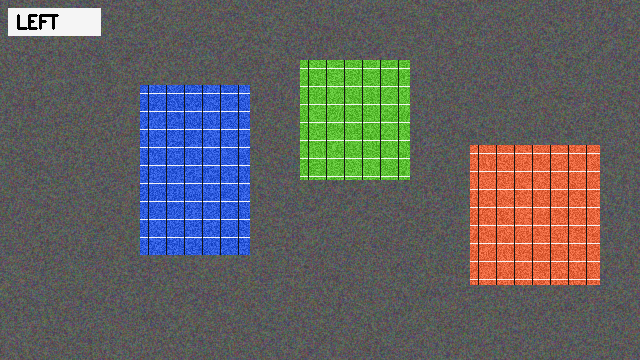
#> input picture CVIP/Lab 9/stereo_left.png, 640 x 360 px
$ jupyter execute stereo_depth_analysis.ipynb
#> lines starting #> are read from the running program, lines starting #| are printed output that depends on the picture; after the words box and inside, x2 and y2 are one past the last pixel; in counts of white or black regions, pixels touching at a corner belong together
# Computer Vision and Image Processing (CSCS111/CSDS119)
## Lab Assignment 9 - Depth Analysis

**Input:** `stereo_left.png`, `stereo_right.png`
**Camera Parameters:**
- Focal length: $f = 800\text{ pixels}$
- Baseline: $B = 0.20\text{ metres}$
- Designed disparities: $80\text{ pixels}$ (near), $40\text{ pixels}$ (middle), $20\text{ pixels}$ (far)

---

[cell 1]
import os
import warnings
os.environ['MPLCONFIGDIR'] = '/tmp/matplotlib'
warnings.filterwarnings('ignore')

import cv2
import numpy as np
import matplotlib.pyplot as plt

# Camera Parameters given in the problem
f = 800.0   # Focal length in pixels
B = 0.20    # Baseline in metres
fB = f * B  # 160.0 (pixels * metres)

print(f"Focal length f: {f} px")
print(f"Baseline B: {B} m")
print(f"f * B constant: {fB} px*m")

## 1. Load and Display the Stereo Pair in Grayscale
We load `stereo_left.png` and `stereo_right.png`, convert them to grayscale, and display them side-by-side with epipolar guide lines to observe horizontal displacement.

[cell 2]
# Load images in grayscale
imgL = cv2.imread('stereo_left.png', cv2.IMREAD_GRAYSCALE)
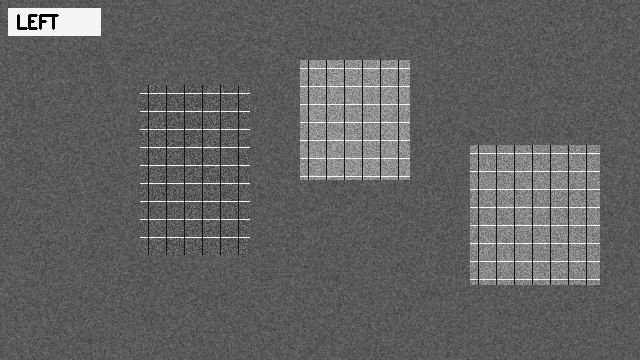
#> imgL: shape (360, 640); min 0, max 245, mean 97.6
imgR = cv2.imread('stereo_right.png', cv2.IMREAD_GRAYSCALE)
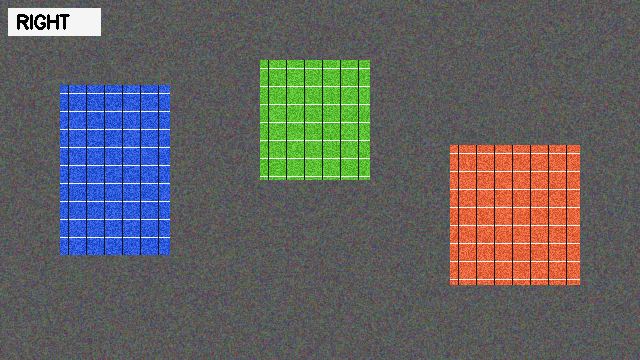
#> input picture CVIP/Lab 9/stereo_right.png, 640 x 360 px
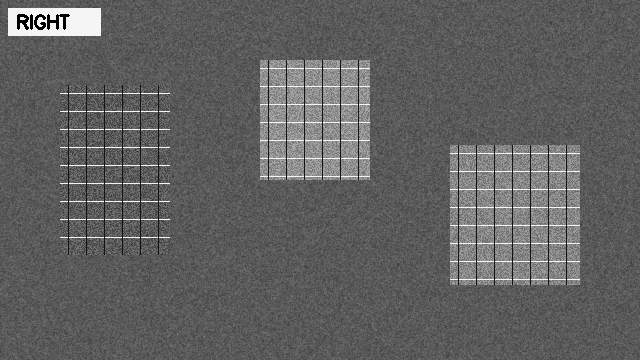
#> imgR: shape (360, 640); min 0, max 245, mean 97.4

imgL_rgb = cv2.cvtColor(cv2.imread('stereo_left.png'), cv2.COLOR_BGR2RGB)
imgR_rgb = cv2.cvtColor(cv2.imread('stereo_right.png'), cv2.COLOR_BGR2RGB)

print(f"Image Resolution: {imgL.shape[1]}x{imgL.shape[0]} (Width x Height)")
#| Image Resolution: 640x360 (Width x Height)

# Plot side-by-side with epipolar guide lines
fig, axes = plt.subplots(1, 2, figsize=(14, 5))

axes[0].imshow(imgL, cmap='gray')
axes[0].set_title('Left Image (Grayscale)')
axes[0].set_xlabel('X (pixels)')
axes[0].set_ylabel('Y (pixels)')

axes[1].imshow(imgR, cmap='gray')
axes[1].set_title('Right Image (Grayscale)')
axes[1].axis('on')
axes[1].set_xlabel('X (pixels)')
axes[1].set_ylabel('Y (pixels)')

# Draw horizontal lines passing through each object to verify rectification
for y in [120, 170, 215]:
    axes[0].axhline(y, color='red', linestyle='--', linewidth=1.2, alpha=0.8)
    axes[1].axhline(y, color='red', linestyle='--', linewidth=1.2, alpha=0.8)

plt.tight_layout()
plt.show()
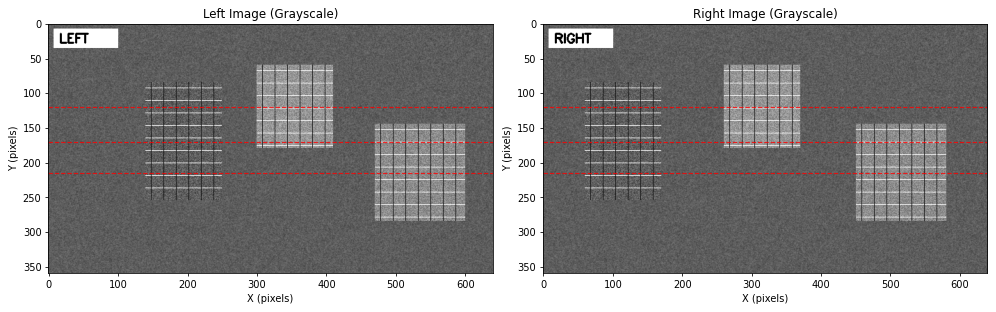
#> figure drawn by matplotlib, 2 panels

### Observations from Step 1:
- **Rectification**: Corresponding features lie on identical vertical coordinates ($y_L = y_R$), confirming horizontal epipolar alignment across scanlines.
- **Horizontal Displacement**:
  - The **Blue Box (left)** exhibits the largest horizontal shift between left and right views ($x_L - x_R \approx 80\text{ px}$).
  - The **Green Box (middle)** exhibits a moderate horizontal shift ($x_L - x_R \approx 40\text{ px}$).
  - The **Orange Box (right)** exhibits the smallest horizontal shift ($x_L - x_R \approx 20\text{ px}$).

## 2. Compute Disparity Map using StereoSGBM & Parameter Tuning
We compute the disparity map using OpenCV's `StereoSGBM_create()` and observe the effect of changing the matching block size (`blockSize`).

[cell 3]
def compute_disparity(img_left, img_right, block_size=5, num_disp=96):
#> called with block_size = 5, num_disp = 96
    stereo = cv2.StereoSGBM_create(
        minDisparity=0,
        numDisparities=num_disp,
        blockSize=block_size,
        P1=8 * 3 * (block_size ** 2),
        P2=32 * 3 * (block_size ** 2),
        disp12MaxDiff=1,
        uniquenessRatio=10,
        speckleWindowSize=100,
        speckleRange=32
    )
    # OpenCV StereoSGBM outputs 16-bit signed disparity with 4 fractional bits (/16.0)
    disp = stereo.compute(img_left, img_right).astype(np.float32) / 16.0
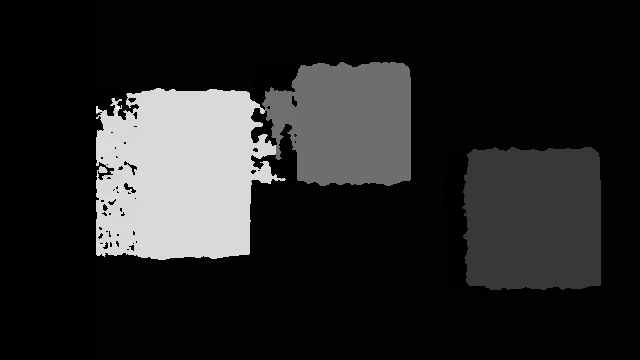
#> disp: shape (360, 640) float32; min -1, max 93.88, mean 12.8; drawn with min black and max white
    return disp

# Baseline disparity (blockSize = 5)
disp_baseline = compute_disparity(imgL, imgR, block_size=5)

# Disparity with modified parameter (blockSize = 11)
disp_modified = compute_disparity(imgL, imgR, block_size=11)
#> call 2 of compute_disparity, with block_size = 11, num_disp = 96
#> in compute_disparity (call 2), `disp = stereo.compute(img_left, img_right).astype(np.float32) / 16.0`:
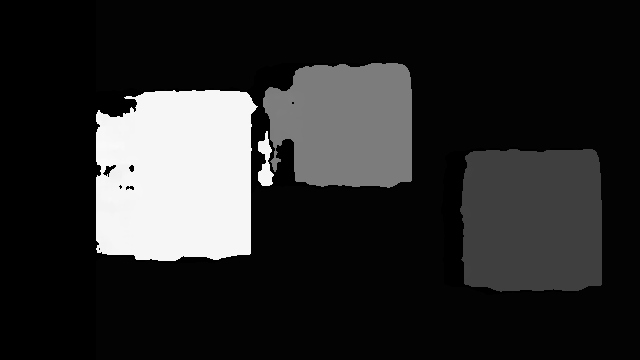
#> disp: shape (360, 640) float32; min -1, max 82.75, mean 12.9; drawn with min black and max white

# Visual comparison
fig, axes = plt.subplots(1, 2, figsize=(15, 6))

im0 = axes[0].imshow(disp_baseline, cmap='plasma', vmin=0, vmax=90)
axes[0].set_title('Baseline Disparity Map (blockSize = 5)')
axes[0].axis('off')
fig.colorbar(im0, ax=axes[0], fraction=0.035, pad=0.04, label='Disparity (pixels)')

im1 = axes[1].imshow(disp_modified, cmap='plasma', vmin=0, vmax=90)
axes[1].set_title('Modified Disparity Map (blockSize = 11)')
axes[1].axis('off')
fig.colorbar(im1, ax=axes[1], fraction=0.035, pad=0.04, label='Disparity (pixels)')

plt.tight_layout()
plt.show()
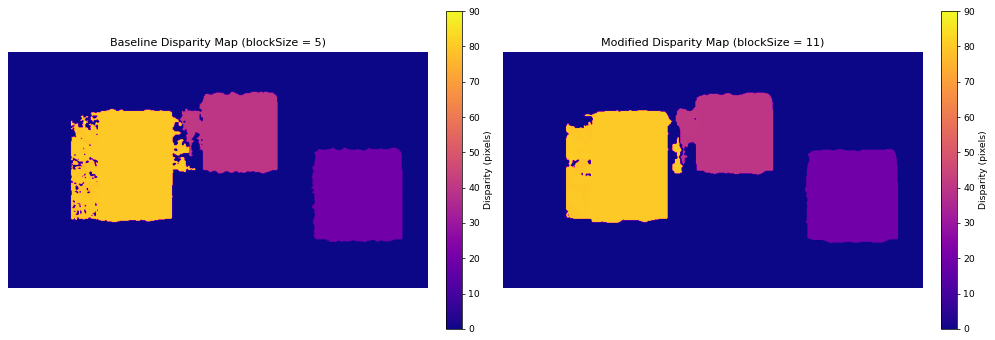
#> figure drawn by matplotlib, 4 panels

### Effect of Changing Matching Parameter (`blockSize`):
- **Smaller Block Size (`blockSize = 5`)**: Preserves fine edges and object boundaries sharply with minimal edge bleeding.
- **Larger Block Size (`blockSize = 11`)**: Integrates matching scores over a larger support window, yielding smoother disparity in flat regions and reducing noise, but introduces noticeable **foreground fattening** (boundaries of the boxes bleed into adjacent background regions).

## 3. Depth Estimation using $Z = \frac{f \cdot B}{d}$
Using the triangulation formula:
$$Z = \frac{f \cdot B}{d} = \frac{160}{d} \quad \text{(in metres)}$$
where:
- $Z$ is depth in metres
- $f = 800\text{ px}$ (focal length)
- $B = 0.20\text{ m}$ (baseline)
- $d$ is disparity in pixels

[cell 4]
# Compute metric depth map safely without divide-by-zero warnings
depth_map = np.full_like(disp_baseline, np.nan, dtype=np.float32)
valid_mask = disp_baseline > 0
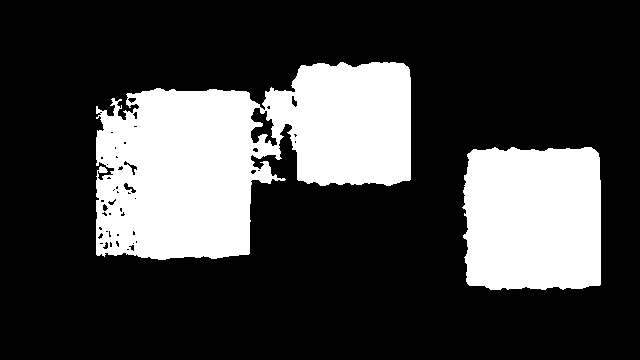
#> valid_mask: shape (360, 640) bool; 25.6% white; 2 white regions, box (x1, y1, x2, y2) and area: (96, 62, 411, 260) 40390, (462, 147, 601, 290) 18707
depth_map[valid_mask] = fB / disp_baseline[valid_mask]
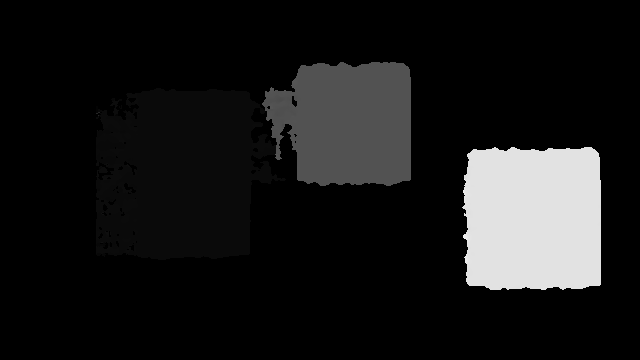
#> depth_map: shape (360, 640) float32; 74.35% of the values are NaN or infinite; the others: min 1.7, max 8.8, mean 4.41; drawn with min black, max white, NaN and infinite black

# Display disparity vs depth map
fig, axes = plt.subplots(1, 2, figsize=(15, 6))

im_d = axes[0].imshow(disp_baseline, cmap='plasma', vmin=0, vmax=90)
axes[0].set_title('Disparity Map d (pixels)')
axes[0].axis('off')
fig.colorbar(im_d, ax=axes[0], fraction=0.035, pad=0.04, label='Disparity (px)')

im_z = axes[1].imshow(depth_map, cmap='viridis_r', vmin=1.5, vmax=10.0)
axes[1].set_title('Metric Depth Map Z (metres)')
axes[1].axis('off')
fig.colorbar(im_z, ax=axes[1], fraction=0.035, pad=0.04, label='Depth Z (m)')

plt.tight_layout()
plt.show()
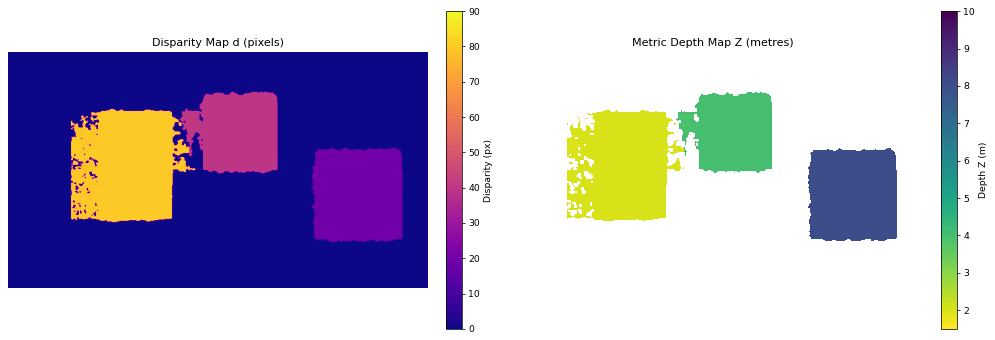
#> figure drawn by matplotlib, 4 panels

# Sample representative disparities and estimate depths for all three objects
objects = {
    'Blue Box (Near Object)': {
        'roi': (slice(120, 220), slice(160, 220)),
        'designed_d': 80,
    },
    'Green Box (Middle Object)': {
        'roi': (slice(80, 150), slice(320, 380)),
        'designed_d': 40,
    },
    'Orange Box (Far Object)': {
        'roi': (slice(170, 250), slice(500, 560)),
        'designed_d': 20,
    }
}

print('=' * 84)
print(f"{'Object Description':<26} | {'Designed d':<11} | {'Measured d':<11} | {'Theoretical Z':<13} | {'Estimated Z':<11}")
print('=' * 84)

for name, info in objects.items():
    roi = disp_baseline[info['roi']]
    valid_d = roi[roi > 0]
    measured_d = float(np.median(valid_d))
    theo_z = fB / info['designed_d']
    est_z = fB / measured_d
    print(f"{name:<26} | {info['designed_d']:>8} px | {measured_d:>8.2f} px | {theo_z:>10.2f} m | {est_z:>8.2f} m")
#> this loop made 3 passes
#> (measured_d, est_z) on passes 1 to 3: (80, 2), (40, 4), (20, 8)
#| Blue Box (Near Object)     |       80 px |    80.00 px |       2.00 m |     2.00 m
#| Green Box (Middle Object)  |       40 px |    40.00 px |       4.00 m |     4.00 m
#| Orange Box (Far Object)    |       20 px |    20.00 px |       8.00 m |     8.00 m
print('=' * 84)

## 4. Challenge: Identify Regions with Missing or Unreliable Disparity
We identify regions where matching fails or produces unreliable results and explain the underlying causes.

[cell 5]
# Missing/unreliable disparity mask
invalid_mask = (disp_baseline <= 0)

fig, axes = plt.subplots(1, 2, figsize=(14, 5))

axes[0].imshow(imgL_rgb)
axes[0].imshow(invalid_mask, cmap='Reds', alpha=0.55)
axes[0].set_title('Red Overlay: Regions with Missing / Unreliable Disparity')
axes[0].axis('off')

axes[1].imshow(invalid_mask, cmap='gray')
axes[1].set_title('Binary Map of Invalid Regions (White = Invalid)')
axes[1].axis('off')

plt.tight_layout()
plt.show()
